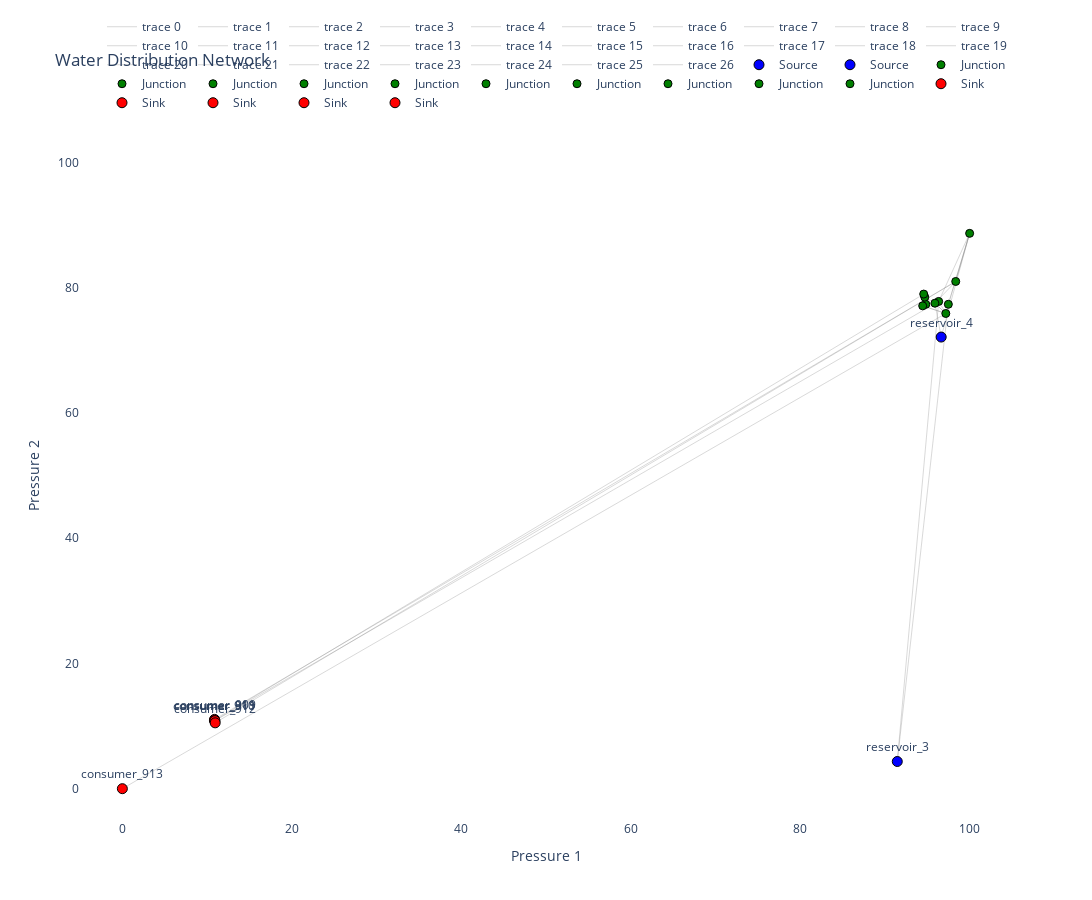

Notebook source saved alongside this figure:
### Code cell
import networkx as nx
import random
import csv
import math
import plotly.graph_objects as go
from io import StringIO

def haversine(lat1, lon1, lat2, lon2):
    R = 6371
    dlat = math.radians(lat2 - lat1)
    dlon = math.radians(lon2 - lon1)
    a = (math.sin(dlat/2)**2 +
         math.cos(math.radians(lat1)) * math.cos(math.radians(lat2)) *
         math.sin(dlon/2)**2)
    c = 2 * math.atan2(math.sqrt(a), math.sqrt(1 - a))
    return R * c

def create_water_network(csv_data):
    points = []
    reader = csv.DictReader(StringIO(csv_data))
    for row in reader:
        try:
            if row['id'] and row['id'].isdigit():
                points.append({
                    'id': row['id'],
                    'x': float(row['Pressure 1']),
                    'y': float(row['Pressure 2'])
                })
        except (ValueError, KeyError):
            continue

    if not points:
        raise ValueError("No valid location data found in CSV")

    all_x = [p['x'] for p in points]
    all_y = [p['y'] for p in points]
    min_x, max_x = min(all_x), max(all_x)
    min_y, max_y = min(all_y), max(all_y)

    for p in points:
        p['x'] = 100 * (p['x'] - min_x) / (max_x - min_x) if max_x - min_x else 50
        p['y'] = 100 * (p['y'] - min_y) / (max_y - min_y) if max_y - min_y else 50

    num_reservoirs = min(2, len(points))
    num_consumers = min(5, len(points))
    num_junctions = min(10, max(0, len(points) - num_reservoirs - num_consumers))

    reservoir_points = points[:num_reservoirs]
    consumer_points = points[-num_consumers:]
    junction_points = points[num_reservoirs:num_reservoirs + num_junctions]

    G = nx.DiGraph()

    for point in reservoir_points:
        node_id = f"reservoir_{point['id']}"
        G.add_node(node_id, type="source", capacity=random.randint(800, 1200),
                   x=point['x'], y=point['y'])

    for point in junction_points:
        node_id = f"junction_{point['id']}"
        G.add_node(node_id, type="junction", x=point['x'], y=point['y'])

    for point in consumer_points:
        node_id = f"consumer_{point['id']}"
        G.add_node(node_id, type="sink", demand=random.randint(100, 300),
                   x=point['x'], y=point['y'])

    reservoirs = [n for n, a in G.nodes(data=True) if a['type'] == 'source']
    junctions = [n for n, a in G.nodes(data=True) if a['type'] == 'junction']
    consumers = [n for n, a in G.nodes(data=True) if a['type'] == 'sink']

    for reservoir in reservoirs:
        for junction in random.sample(junctions, random.randint(1, min(2, len(junctions)))):
            u_x, u_y = G.nodes[reservoir]['x'], G.nodes[reservoir]['y']
            v_x, v_y = G.nodes[junction]['x'], G.nodes[junction]['y']
            distance = math.sqrt((u_x - v_x)**2 + (u_y - v_y)**2)
            G.add_edge(reservoir, junction,
                       capacity=random.randint(300, 600),
                       cost=random.randint(5, 15),
                       distance=distance)

    for i, j1 in enumerate(junctions):
        for j2 in junctions[i + 1:]:
            if random.random() < 0.3:
                u_x, u_y = G.nodes[j1]['x'], G.nodes[j1]['y']
                v_x, v_y = G.nodes[j2]['x'], G.nodes[j2]['y']
                distance = math.sqrt((u_x - v_x)**2 + (u_y - v_y)**2)
                cap = random.randint(200, 400)
                cost = random.randint(2, 8)
                G.add_edge(j1, j2, capacity=cap, cost=cost, distance=distance)
                if random.random() < 0.5:
                    G.add_edge(j2, j1, capacity=cap, cost=cost, distance=distance)

    for consumer in consumers:
        for junction in random.sample(junctions, 1):
            u_x, u_y = G.nodes[junction]['x'], G.nodes[junction]['y']
            v_x, v_y = G.nodes[consumer]['x'], G.nodes[consumer]['y']
            distance = math.sqrt((u_x - v_x)**2 + (u_y - v_y)**2)
            G.add_edge(junction, consumer,
                       capacity=random.randint(100, 300),
                       cost=random.randint(3, 10),
                       distance=distance)

    nodes = []
    for n, a in G.nodes(data=True):
        d = {"id": n, "type": a["type"], "x": a["x"], "y": a["y"]}
        if "capacity" in a:
            d["capacity"] = a["capacity"]
        if "demand" in a:
            d["demand"] = a["demand"]
        nodes.append(d)

    edges = [{"source": u, "target": v, "capacity": d["capacity"],
              "cost": d["cost"], "distance": d["distance"]}
             for u, v, d in G.edges(data=True)]

    return {
        "nodes": nodes,
        "edges": edges,
        "source": reservoirs[0] if reservoirs else "",
        "sink": consumers[0] if consumers else ""
    }

def find_path(network):
    G = nx.DiGraph()
    for e in network['edges']:
        G.add_edge(e['source'], e['target'])
    try:
        return nx.shortest_path(G, source=network['source'], target=network['sink'])
    except (nx.NetworkXNoPath, nx.NodeNotFound):
        return None

def calculate_flow(network, path):
    if not path: return 0
    min_cap = float('inf')
    for i in range(len(path) - 1):
        for e in network['edges']:
            if e['source'] == path[i] and e['target'] == path[i+1]:
                min_cap = min(min_cap, e['capacity'])
                break
    return min_cap if min_cap != float('inf') else 0

def visualize_network(network, path=None):
    fig = go.Figure()
    colors = {"source": "blue", "junction": "green", "sink": "red"}
    sizes = {"source": 10, "junction": 8, "sink": 10}

    for e in network['edges']:
        s = next(n for n in network['nodes'] if n['id'] == e['source'])
        t = next(n for n in network['nodes'] if n['id'] == e['target'])
        in_path = path and any(path[i] == e['source'] and path[i+1] == e['target'] for i in range(len(path) - 1))
        fig.add_trace(go.Scatter(
            x=[s['x'], t['x']], y=[s['y'], t['y']],
            mode='lines', line=dict(width=2 if in_path else 1, color='red' if in_path else 'gray'),
            opacity=0.9 if in_path else 0.3,
            hoverinfo='text',
            text=f"{e['source']} → {e['target']}<br>Cap: {e['capacity']}<br>Cost: {e['cost']}"
        ))

    for n in network['nodes']:
        t = n['type']
        in_path = path and n['id'] in path
        fig.add_trace(go.Scatter(
            x=[n['x']], y=[n['y']],
            mode='markers+text' if in_path or t in ['source', 'sink'] else 'markers',
            text=n['id'] if (in_path or t in ['source', 'sink']) else '',
            textposition='top center',
            marker=dict(
                size=sizes[t] * (1.8 if in_path else 1),
                color=colors[t],
                line=dict(width=1, color='black'),
                symbol='star' if in_path else 'circle'
            ),
            name=t.capitalize(),
            hovertext=f"ID: {n['id']}<br>Type: {t}" +
                      (f"<br>Cap: {n['capacity']}" if 'capacity' in n else "") +
                      (f"<br>Demand: {n['demand']}" if 'demand' in n else ""),
            hoverinfo='text',
            showlegend=t not in [trace.name for trace in fig.data]
        ))

    fig.update_layout(
        title='Water Distribution Network',
        showlegend=True, height=900, width=1200,
        xaxis=dict(title='Pressure 1', showgrid=True, range=[-5, 105]),
        yaxis=dict(title='Pressure 2', showgrid=True, range=[-5, 105]),
        plot_bgcolor='white',
        legend=dict(orientation="h", yanchor="bottom", y=1.02, xanchor="right", x=1)
    )
    return fig

# Load and run
with open('Filtered_Data.csv', 'r') as f:
    csv_data = f.read()

water_network = create_water_network(csv_data)
path = find_path(water_network)
flow = calculate_flow(water_network, path) if path else 0

print(f"\nNetwork Summary:")
print(f" - Reservoirs: {len([n for n in water_network['nodes'] if n['type'] == 'source'])}")
print(f" - Junctions: {len([n for n in water_network['nodes'] if n['type'] == 'junction'])}")
print(f" - Consumers: {len([n for n in water_network['nodes'] if n['type'] == 'sink'])}")
print(f" - Edges: {len(water_network['edges'])}")
print(f"\nSource: {water_network['source']}")
print(f"Sink: {water_network['sink']}")
if path:
    print(f"\nPath found ({len(path)} nodes)")
    print(f"Max flow: {flow} units")
else:
    print("No path found from source to sink!")

fig = visualize_network(water_network, path)
fig.show()

### Figure 1 — Plotly figure (JSON) as saved in the notebook; plotly's stock layout.template omitted (floating-point values rounded to 4 significant figures)
{"data": [{"hoverinfo": "text", "line": {"color": "gray", "width": 1}, "mode": "lines", "opacity": 0.3, "text": "reservoir_3 → junction_8<br>Cap: 331<br>Cost: 7", "type": "scatter", "x": [91.46, 97.49], "y": [4.34, 77.34]}, {"hoverinfo": "text", "line": {"color": "gray", "width": 1}, "mode": "lines", "opacity": 0.3, "text": "reservoir_3 → junction_9<br>Cap: 463<br>Cost: 9", "type": "scatter", "x": [91.46, 96.34], "y": [4.34, 77.79]}, {"hoverinfo": "text", "line": {"color": "gray", "width": 1}, "mode": "lines", "opacity": 0.3, "text": "reservoir_4 → junction_10<br>Cap: 462<br>Cost: 13", "type": "scatter", "x": [96.64, 95.9], "y": [72.1, 77.51]}, {"hoverinfo": "text", "line": {"color": "gray", "width": 1}, "mode": "lines", "opacity": 0.3, "text": "reservoir_4 → junction_7<br>Cap: 409<br>Cost: 14", "type": "scatter", "x": [96.64, 100], "y": [72.1, 88.66]}, {"hoverinfo": "text", "line": {"color": "gray", "width": 1}, "mode": "lines", "opacity": 0.3, "text": "junction_5 → junction_8<br>Cap: 251<br>Cost: 5", "type": "scatter", "x": [97.19, 97.49], "y": [75.87, 77.34]}, {"hoverinfo": "text", "line": {"color": "gray", "width": 1}, "mode": "lines", "opacity": 0.3, "text": "junction_5 → junction_9<br>Cap: 364<br>Cost: 3", "type": "scatter", "x": [97.19, 96.34], "y": [75.87, 77.79]}, {"hoverinfo": "text", "line": {"color": "gray", "width": 1}, "mode": "lines", "opacity": 0.3, "text": "junction_5 → junction_10<br>Cap: 220<br>Cost: 2", "type": "scatter", "x": [97.19, 95.9], "y": [75.87, 77.51]}, {"hoverinfo": "text", "line": {"color": "gray", "width": 1}, "mode": "lines", "opacity": 0.3, "text": "junction_5 → junction_12<br>Cap: 383<br>Cost: 3", "type": "scatter", "x": [97.19, 94.46], "y": [75.87, 77.09]}, {"hoverinfo": "text", "line": {"color": "gray", "width": 1}, "mode": "lines", "opacity": 0.3, "text": "junction_5 → consumer_913<br>Cap: 192<br>Cost: 10", "type": "scatter", "x": [97.19, 0], "y": [75.87, 0]}, {"hoverinfo": "text", "line": {"color": "gray", "width": 1}, "mode": "lines", "opacity": 0.3, "text": "junction_6 → junction_7<br>Cap: 240<br>Cost: 5", "type": "scatter", "x": [98.36, 100], "y": [80.98, 88.66]}, {"hoverinfo": "text", "line": {"color": "gray", "width": 1}, "mode": "lines", "opacity": 0.3, "text": "junction_6 → junction_10<br>Cap: 233<br>Cost: 2", "type": "scatter", "x": [98.36, 95.9], "y": [80.98, 77.51]}, {"hoverinfo": "text", "line": {"color": "gray", "width": 1}, "mode": "lines", "opacity": 0.3, "text": "junction_6 → consumer_909<br>Cap: 241<br>Cost: 4", "type": "scatter", "x": [98.36, 10.88], "y": [80.98, 11.06]}, {"hoverinfo": "text", "line": {"color": "gray", "width": 1}, "mode": "lines", "opacity": 0.3, "text": "junction_6 → consumer_912<br>Cap: 156<br>Cost: 8", "type": "scatter", "x": [98.36, 10.95], "y": [80.98, 10.51]}, {"hoverinfo": "text", "line": {"color": "gray", "width": 1}, "mode": "lines", "opacity": 0.3, "text": "junction_7 → junction_8<br>Cap: 213<br>Cost: 4", "type": "scatter", "x": [100, 97.49], "y": [88.66, 77.34]}, {"hoverinfo": "text", "line": {"color": "gray", "width": 1}, "mode": "lines", "opacity": 0.3, "text": "junction_7 → junction_9<br>Cap: 278<br>Cost: 4", "type": "scatter", "x": [100, 96.34], "y": [88.66, 77.79]}, {"hoverinfo": "text", "line": {"color": "gray", "width": 1}, "mode": "lines", "opacity": 0.3, "text": "junction_8 → junction_7<br>Cap: 213<br>Cost: 4", "type": "scatter", "x": [97.49, 100], "y": [77.34, 88.66]}, {"hoverinfo": "text", "line": {"color": "gray", "width": 1}, "mode": "lines", "opacity": 0.3, "text": "junction_9 → consumer_911<br>Cap: 214<br>Cost: 10", "type": "scatter", "x": [96.34, 10.93], "y": [77.79, 10.86]}, {"hoverinfo": "text", "line": {"color": "gray", "width": 1}, "mode": "lines", "opacity": 0.3, "text": "junction_10 → junction_5<br>Cap: 220<br>Cost: 2", "type": "scatter", "x": [95.9, 97.19], "y": [77.51, 75.87]}, {"hoverinfo": "text", "line": {"color": "gray", "width": 1}, "mode": "lines", "opacity": 0.3, "text": "junction_10 → junction_13<br>Cap: 369<br>Cost: 5", "type": "scatter", "x": [95.9, 94.71], "y": [77.51, 78.47]}, {"hoverinfo": "text", "line": {"color": "gray", "width": 1}, "mode": "lines", "opacity": 0.3, "text": "junction_11 → junction_12<br>Cap: 311<br>Cost: 3", "type": "scatter", "x": [94.83, 94.46], "y": [77.33, 77.09]}, {"hoverinfo": "text", "line": {"color": "gray", "width": 1}, "mode": "lines", "opacity": 0.3, "text": "junction_11 → junction_13<br>Cap: 228<br>Cost: 8", "type": "scatter", "x": [94.83, 94.71], "y": [77.33, 78.47]}, {"hoverinfo": "text", "line": {"color": "gray", "width": 1}, "mode": "lines", "opacity": 0.3, "text": "junction_11 → junction_14<br>Cap: 297<br>Cost: 8", "type": "scatter", "x": [94.83, 94.58], "y": [77.33, 78.97]}, {"hoverinfo": "text", "line": {"color": "gray", "width": 1}, "mode": "lines", "opacity": 0.3, "text": "junction_12 → junction_5<br>Cap: 383<br>Cost: 3", "type": "scatter", "x": [94.46, 97.19], "y": [77.09, 75.87]}, {"hoverinfo": "text", "line": {"color": "gray", "width": 1}, "mode": "lines", "opacity": 0.3, "text": "junction_12 → junction_11<br>Cap: 311<br>Cost: 3", "type": "scatter", "x": [94.46, 94.83], "y": [77.09, 77.33]}, {"hoverinfo": "text", "line": {"color": "gray", "width": 1}, "mode": "lines", "opacity": 0.3, "text": "junction_13 → junction_14<br>Cap: 279<br>Cost: 6", "type": "scatter", "x": [94.71, 94.58], "y": [78.47, 78.97]}, {"hoverinfo": "text", "line": {"color": "gray", "width": 1}, "mode": "lines", "opacity": 0.3, "text": "junction_14 → junction_13<br>Cap: 279<br>Cost: 6", "type": "scatter", "x": [94.58, 94.71], "y": [78.97, 78.47]}, {"hoverinfo": "text", "line": {"color": "gray", "width": 1}, "mode": "lines", "opacity": 0.3, "text": "junction_14 → consumer_910<br>Cap: 214<br>Cost: 5", "type": "scatter", "x": [94.58, 10.87], "y": [78.97, 10.87]}, {"hoverinfo": "text", "hovertext": "ID: reservoir_3<br>Type: source<br>Cap: 1116", "marker": {"color": "blue", "line": {"color": "black", "width": 1}, "size": 10, "symbol": "circle"}, "mode": "markers+text", "name": "Source", "showlegend": true, "text": "reservoir_3", "textposition": "top center", "type": "scatter", "x": [91.46], "y": [4.34]}, {"hoverinfo": "text", "hovertext": "ID: reservoir_4<br>Type: source<br>Cap: 905", "marker": {"color": "blue", "line": {"color": "black", "width": 1}, "size": 10, "symbol": "circle"}, "mode": "markers+text", "name": "Source", "showlegend": true, "text": "reservoir_4", "textposition": "top center", "type": "scatter", "x": [96.64], "y": [72.1]}, {"hoverinfo": "text", "hovertext": "ID: junction_5<br>Type: junction", "marker": {"color": "green", "line": {"color": "black", "width": 1}, "size": 8, "symbol": "circle"}, "mode": "markers", "name": "Junction", "showlegend": true, "text": "", "textposition": "top center", "type": "scatter", "x": [97.19], "y": [75.87]}, {"hoverinfo": "text", "hovertext": "ID: junction_6<br>Type: junction", "marker": {"color": "green", "line": {"color": "black", "width": 1}, "size": 8, "symbol": "circle"}, "mode": "markers", "name": "Junction", "showlegend": true, "text": "", "textposition": "top center", "type": "scatter", "x": [98.36], "y": [80.98]}, {"hoverinfo": "text", "hovertext": "ID: junction_7<br>Type: junction", "marker": {"color": "green", "line": {"color": "black", "width": 1}, "size": 8, "symbol": "circle"}, "mode": "markers", "name": "Junction", "showlegend": true, "text": "", "textposition": "top center", "type": "scatter", "x": [100], "y": [88.66]}, {"hoverinfo": "text", "hovertext": "ID: junction_8<br>Type: junction", "marker": {"color": "green", "line": {"color": "black", "width": 1}, "size": 8, "symbol": "circle"}, "mode": "markers", "name": "Junction", "showlegend": true, "text": "", "textposition": "top center", "type": "scatter", "x": [97.49], "y": [77.34]}, {"hoverinfo": "text", "hovertext": "ID: junction_9<br>Type: junction", "marker": {"color": "green", "line": {"color": "black", "width": 1}, "size": 8, "symbol": "circle"}, "mode": "markers", "name": "Junction", "showlegend": true, "text": "", "textposition": "top center", "type": "scatter", "x": [96.34], "y": [77.79]}, {"hoverinfo": "text", "hovertext": "ID: junction_10<br>Type: junction", "marker": {"color": "green", "line": {"color": "black", "width": 1}, "size": 8, "symbol": "circle"}, "mode": "markers", "name": "Junction", "showlegend": true, "text": "", "textposition": "top center", "type": "scatter", "x": [95.9], "y": [77.51]}, {"hoverinfo": "text", "hovertext": "ID: junction_11<br>Type: junction", "marker": {"color": "green", "line": {"color": "black", "width": 1}, "size": 8, "symbol": "circle"}, "mode": "markers", "name": "Junction", "showlegend": true, "text": "", "textposition": "top center", "type": "scatter", "x": [94.83], "y": [77.33]}, {"hoverinfo": "text", "hovertext": "ID: junction_12<br>Type: junction", "marker": {"color": "green", "line": {"color": "black", "width": 1}, "size": 8, "symbol": "circle"}, "mode": "markers", "name": "Junction", "showlegend": true, "text": "", "textposition": "top center", "type": "scatter", "x": [94.46], "y": [77.09]}, {"hoverinfo": "text", "hovertext": "ID: junction_13<br>Type: junction", "marker": {"color": "green", "line": {"color": "black", "width": 1}, "size": 8, "symbol": "circle"}, "mode": "markers", "name": "Junction", "showlegend": true, "text": "", "textposition": "top center", "type": "scatter", "x": [94.71], "y": [78.47]}, {"hoverinfo": "text", "hovertext": "ID: junction_14<br>Type: junction", "marker": {"color": "green", "line": {"color": "black", "width": 1}, "size": 8, "symbol": "circle"}, "mode": "markers", "name": "Junction", "showlegend": true, "text": "", "textposition": "top center", "type": "scatter", "x": [94.58], "y": [78.97]}, {"hoverinfo": "text", "hovertext": "ID: consumer_909<br>Type: sink<br>Demand: 109", "marker": {"color": "red", "line": {"color": "black", "width": 1}, "size": 10, "symbol": "circle"}, "mode": "markers+text", "name": "Sink", "showlegend": true, "text": "consumer_909", "textposition": "top center", "type": "scatter", "x": [10.88], "y": [11.06]}, {"hoverinfo": "text", "hovertext": "ID: consumer_910<br>Type: sink<br>Demand: 287", "marker": {"color": "red", "line": {"color": "black", "width": 1}, "size": 10, "symbol": "circle"}, "mode": "markers+text", "name": "Sink", "showlegend": true, "text": "consumer_910", "textposition": "top center", "type": "scatter", "x": [10.87], "y": [10.87]}, {"hoverinfo": "text", "hovertext": "ID: consumer_911<br>Type: sink<br>Demand: 278", "marker": {"color": "red", "line": {"color": "black", "width": 1}, "size": 10, "symbol": "circle"}, "mode": "markers+text", "name": "Sink", "showlegend": true, "text": "consumer_911", "textposition": "top center", "type": "scatter", "x": [10.93], "y": [10.86]}, {"hoverinfo": "text", "hovertext": "ID: consumer_912<br>Type: sink<br>Demand: 123", "marker": {"color": "red", "line": {"color": "black", "width": 1}, "size": 10, "symbol": "circle"}, "mode": "markers+text", "name": "Sink", "showlegend": true, "text": "consumer_912", "textposition": "top center", "type": "scatter", "x": [10.95], "y": [10.51]}, {"hoverinfo": "text", "hovertext": "ID: consumer_913<br>Type: sink<br>Demand: 278", "marker": {"color": "red", "line": {"color": "black", "width": 1}, "size": 10, "symbol": "circle"}, "mode": "markers+text", "name": "Sink", "showlegend": true, "text": "consumer_913", "textposition": "top center", "type": "scatter", "x": [0], "y": [0]}], "layout": {"height": 900, "legend": {"orientation": "h", "x": 1, "xanchor": "right", "y": 1.02, "yanchor": "bottom"}, "plot_bgcolor": "white", "showlegend": true, "title": {"text": "Water Distribution Network"}, "width": 1200, "xaxis": {"range": [-5, 105], "showgrid": true, "title": {"text": "Pressure 1"}}, "yaxis": {"range": [-5, 105], "showgrid": true, "title": {"text": "Pressure 2"}}}}
